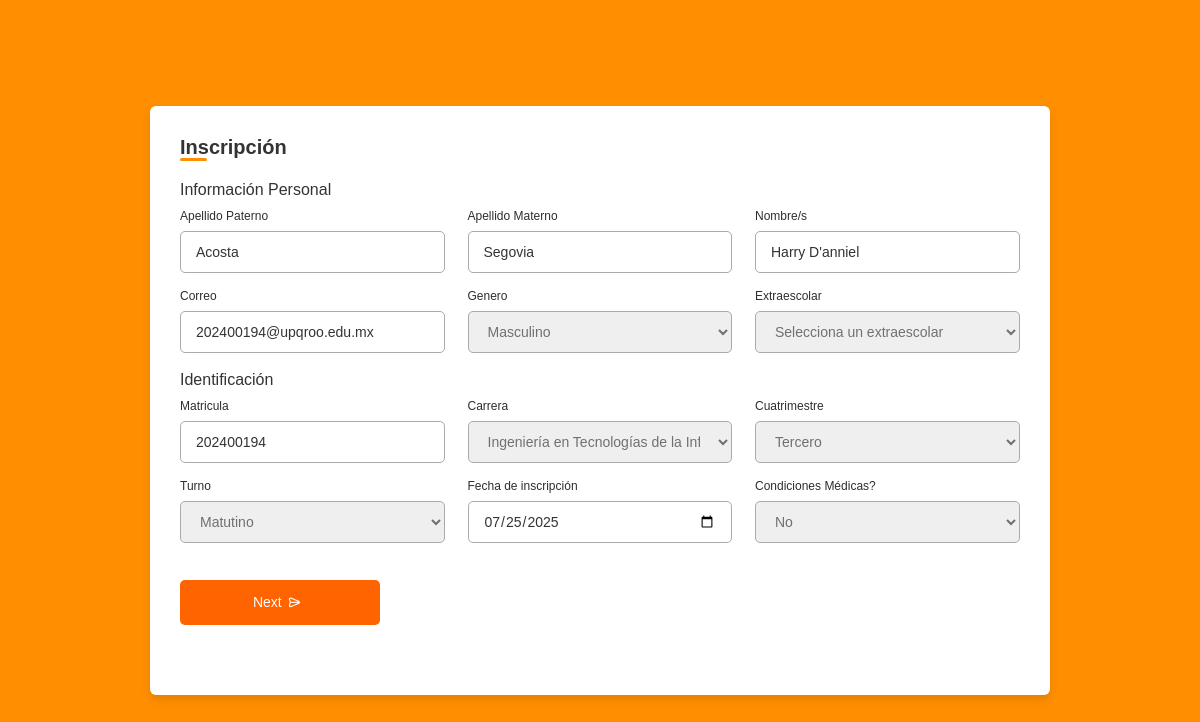
The app's page /InscripcionForm.php (signed in) with its own data.
### tables this page shows
CREATE TABLE `alumnos` (
  `id` int(11) NOT NULL,
  `id_extraescolar` int(11) NOT NULL,
  `ApellidoP` varchar(25) NOT NULL,
  `ApellidoM` varchar(25) NOT NULL,
  `Nombre` varchar(25) NOT NULL,
  `Correo` varchar(50) NOT NULL,
  `Genero` enum('Masculino','Femenino','Otro') NOT NULL,
  `Matricula` varchar(9) NOT NULL,
  `Carrera` enum('Ingeniería en Tecnologías de la Información e Innovación Digital','Ingeniería en Biotecnología','Ingeniería Biomedica','Ingeniería Financiera','Licenciatura en Administración','Terapia Física') NOT NULL,
  `Cuatrimestre` enum('Tercero','Sexto','Noveno') NOT NULL,
  `Turno` enum('Matutino','Vespertino') NOT NULL,
  `Fecha` date DEFAULT NULL,
  `Medico` enum('Si','No') NOT NULL,
  `asistencia` int(11) NOT NULL,
  `falta` int(11) NOT NULL
);

### InscripcionForm.php (the view, shortened to what this page needs)
<?php
include("Conexion.php");
$id = $_SESSION["id"];
$query = mysqli_query($conn, "SELECT * FROM alumnos WHERE id = $id");
if($query){
    $datos = mysqli_fetch_assoc($query);
}
?>
<!DOCTYPE html>
<html lang="en">
<head>
    <link rel="stylesheet" href="Estilos/InscripcionForm.css?v=1">
    <link rel="stylesheet" href="https://unicons.iconscout.com/release/v4.0.0/css/line.css">
</head>
<body>
    <div class="container">
        <header>Inscripción</header>
        <form action="Inscripcion.php" method="POST">
            <div class="form first">
                <div class="details personal">
                    <span class="title">Información Personal</span>
                    <div class="fields">
                        <div class="input-field">
                            <label>Apellido Paterno</label>
                            <input type="text" placeholder="Ingresa tu apellido paterno" name="ApellidoP" value="<?php echo ($datos['ApellidoP']); ?>" required>
                        </div>
                        <div class="input-field">
                            <label>Apellido Materno</label>
                            <input type="text" placeholder="Ingresa tu apellido materno" name="ApellidoM" value="<?php echo($datos['ApellidoM']); ?>" required>
                        </div>
                        <div class="input-field">
                            <label>Nombre/s</label>
                            <input type="text" placeholder="Ingresa tus nombre/s" name="Nombre" value="<?php echo($datos['Nombre']); ?>" required>
                        </div>
                        <div class="input-field">
                            <label>Correo</label>
                            <input type="mail" placeholder="Ingresa tu correo institucional" name="Correo" value="<?php echo($datos['Correo']); ?>" required>
                        </div>
                        <div class="input-field">
                            <label>Genero</label>
                            <select name="Genero" required>
                                <option value="Masculino" <?php if($datos['Genero'] == 'Masculino') echo 'selected'; ?>>Masculino</option>
                            </select>
                        </div>
                        <div class="input-field">
                            <label>Extraescolar</label>
                            <select name="Extraescolar" required>
                                <option value="" disabled selected>Selecciona un extraescolar</option>
                            </select>
                        </div>
                    </div>
                </div>
                <div class="details ID">
                    <span class="title">Identificación</span>
                    <div class="fields">
                        <div class="input-field">
                            <label>Matricula</label>
                            <input type="text" placeholder="Ingresa tu matricula" name="Matricula" value="<?php echo($datos['Matricula']); ?>" required>
                        </div>
                        <div class="input-field">
                            <label>Carrera</label>
                            <select name="Carrera">
                                <option value="Ingeniería en Tecnologías de la Información e Innovación Digital" <?php if($datos['Carrera'] == 'Ingeniería en Tecnologías de la Información e Innovación Digital') echo 'selected'; ?>>Ingeniería en Tecnologías de la Información e Innovación Digital</option>
                            </select>
                        </div>
                        <div class="input-field">
                            <label>Cuatrimestre</label>
                            <select name="Cuatrimestre">
                                <option value="Tercero" <?php if($datos['Cuatrimestre'] == 'Tercero') echo 'selected'; ?>>Tercero</option>
                            </select>
                        </div>
                        <div class="input-field">
                            <label>Turno</label>
                            <select name="Turno" required>
                                <option value="Matutino" <?php if($datos['Turno'] == 'Matutino') echo 'selected'; ?>>Matutino</option>
                            </select>
                        </div>
                        <div class="input-field">
                            <label>Fecha de inscripción</label>
                            <input type="date" placeholder="Igresa la fecha actual" name="Fecha" value="<?php echo($datos['Fecha']); ?>" required>
                        </div>
                        <div class="input-field">
                            <label>Condiciones Médicas?</label>
                            <select name="Medico">
                                <option value="No" <?php if($datos['Medico'] == 'No') echo 'selected'; ?>>No</option>
                            </select>
                        </div>
                    </div>
                    <button class="nextBtn" type="submit" name="send">
                        <span class="btnText">Next</span>
                        <i class="uil uil-navigator"></i>
                    </button>
                </div>
            </div>
        </div>
</body>
</html>

### Estilos/InscripcionForm.css (style rules this page uses)
* { margin: 0; padding: 0; box-sizing: border-box; font-family: 'Poppins', sans-serif; }
body { min-height: 100vh; display: flex; align-items: center; justify-content: center; background: #ff8f00; }
.container { position: relative; max-width: 900px; width: 100%; border-radius: 6px; padding: 30px; margin: 0 15px; background-color: #fff; box-shadow: 0 5px 10px rgba(0,0,0,0.1); }
.container header { position: relative; font-size: 20px; font-weight: 600; color: #333; }
.container header::before { content: ""; position: absolute; left: 0; bottom: -2px; height: 3px; width: 27px; border-radius: 8px; background-color: #ff8f00; }
.container form { position: relative; margin-top: 16px; min-height: 490px; background-color: #fff; overflow: hidden; }
.container form .form { position: absolute; background-color: #fff; transition: 0.3s ease; }
.container form .title { display: block; margin-bottom: 8px; font-size: 16px; font-weight: 500; margin: 6px 0; color: #333; }
.container form .fields { display: flex; align-items: center; justify-content: space-between; flex-wrap: wrap; }
form .fields .input-field { display: flex; width: calc(100% / 3 - 15px); flex-direction: column; margin: 4px 0; }
.input-field label { font-size: 12px; font-weight: 500; color: #2e2e2e; }
.input-field input, select { outline: none; font-size: 14px; font-weight: 400; color: #333; border-radius: 5px; border: 1px solid #aaa; padding: 0 15px; height: 42px; margin: 8px 0; }
.input-field select, .input-field input[type="date"] { color: #707070; }
.input-field input[type="date"]:valid { color: #333; }
.container form button, .backBtn { display: flex; align-items: center; justify-content: center; height: 45px; max-width: 200px; width: 100%; border: none; outline: none; color: #fff; border-radius: 5px; margin: 25px 0; background-color: #ff6400; transition: all 0.3s linear; cursor: pointer; }
.container form .btnText { font-size: 14px; font-weight: 400; }
form button i, form .backBtn i { margin: 0 6px; }

### records on screen
alumnos: ApellidoP "Acosta", ApellidoM "Segovia", Nombre "Harry D'anniel", Correo "202400194@upqroo.edu.mx", Genero "Masculino", Matricula "202400194", Carrera "Ingeniería en Tecnologías de la Información e Innovación Digital", Cuatrimestre "Tercero", Turno "Matutino", Fecha "07/25/2025", Medico "No"
